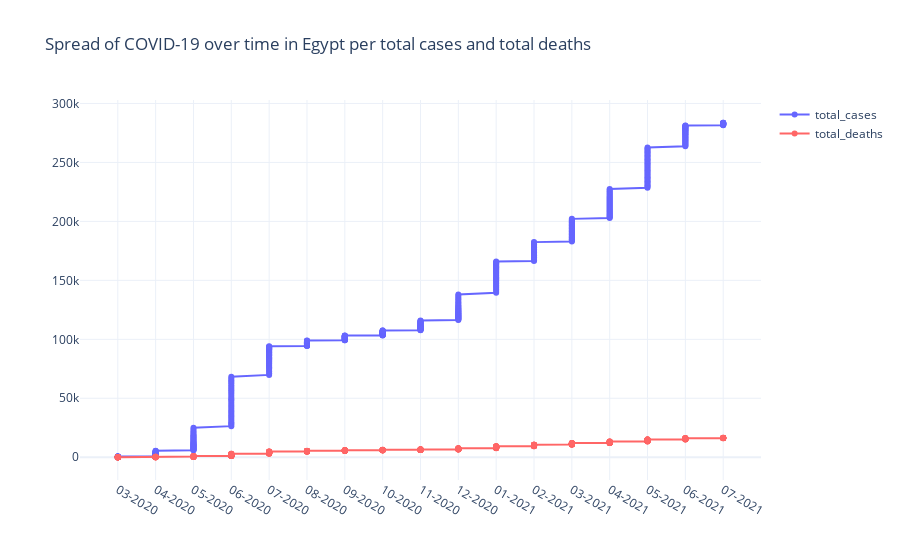

This figure's notebook cell:
### Markdown cell above
We group by Date for the chosen country  and sum up the number of total_cases  and total_deaths. This plot below is given a statistical visualisation for the Spread of COVID-19 for the country, you can notice the gap from each first day of a month, it is given an approximation for the velocity of the Spread of COVID-19 over the mentionned country.

### Code cell
import plotly.graph_objects as go

x=[i.split('-')[1]+'-'+i.split('-')[0] for i in covid_total.date ]
fig = go.Figure()
fig.update_layout(template='plotly_white')
fig.add_trace(go.Scatter(x=x, 
                         y=covid_total['total_cases'],
                         mode='lines+markers',
                         name='total_cases',
                         line=dict(color='rgb(102, 102, 255)', width=2)))
fig.add_trace(go.Scatter(x=x, 
                         y=covid_total['total_deaths'],
                         mode='lines+markers',
                         name='total_deaths',
                         line=dict(color='rgb(255, 102, 102)', width=2)))

fig.update_layout(
    title = 'Spread of COVID-19 over time in '+'Egypt'+' per total cases and total deaths',
    xaxis_tickformat = '%d %B (%a)<br>%Y'
)
fig.show()

### Figure 1 — Plotly figure (JSON) as saved in the notebook; plotly's stock layout.template omitted (floating-point values rounded to 4 significant figures; data arrays with more than 128 entries replaced by an {"elided": "..."} marker saying what was removed)
{"data": [{"line": {"color": "rgb(102, 102, 255)", "width": 2}, "mode": "lines+markers", "name": "total_cases", "type": "scatter", "x": {"elided": "497 str values"}, "y": {"elided": "497 int values"}}, {"line": {"color": "rgb(255, 102, 102)", "width": 2}, "mode": "lines+markers", "name": "total_deaths", "type": "scatter", "x": {"elided": "497 str values"}, "y": {"elided": "497 int values"}}], "layout": {"title": {"text": "Spread of COVID-19 over time in Egypt per total cases and total deaths"}, "xaxis": {"tickformat": "%d %B (%a)<br>%Y"}}}
